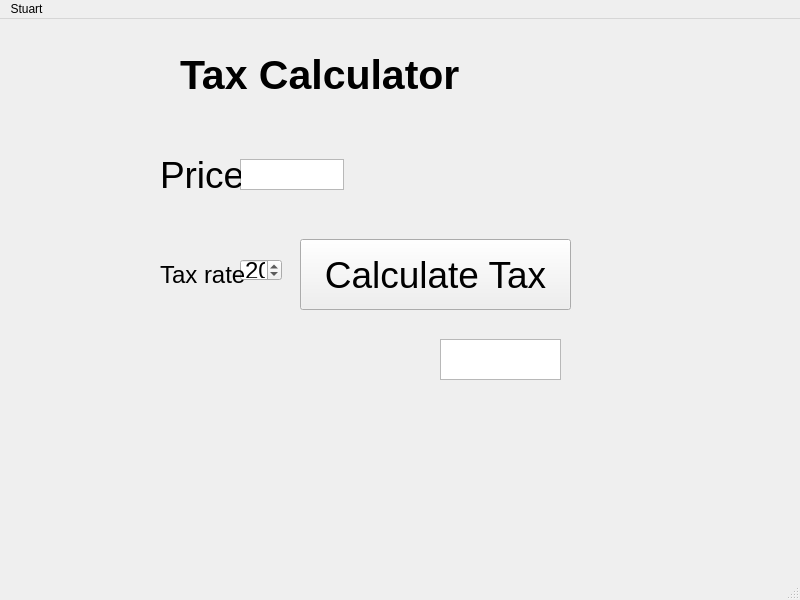
<?xml version="1.0" encoding="UTF-8"?>
<ui version="4.0">
 <class>MainWindow</class>
 <widget class="QMainWindow" name="MainWindow">
  <property name="geometry">
   <rect>
    <x>0</x>
    <y>0</y>
    <width>800</width>
    <height>600</height>
   </rect>
  </property>
  <property name="windowTitle">
   <string>MainWindow</string>
  </property>
  <widget class="QWidget" name="centralwidget">
   <widget class="QTextEdit" name="price_box">
    <property name="geometry">
     <rect>
      <x>240</x>
      <y>140</y>
      <width>104</width>
      <height>31</height>
     </rect>
    </property>
   </widget>
   <widget class="QLabel" name="label">
    <property name="geometry">
     <rect>
      <x>160</x>
      <y>140</y>
      <width>81</width>
      <height>31</height>
     </rect>
    </property>
    <property name="font">
     <font>
      <pointsize>28</pointsize>
     </font>
    </property>
    <property name="text">
     <string>Price</string>
    </property>
   </widget>
   <widget class="QSpinBox" name="tax_rate">
    <property name="geometry">
     <rect>
      <x>240</x>
      <y>240</y>
      <width>42</width>
      <height>22</height>
     </rect>
    </property>
    <property name="font">
     <font>
      <pointsize>18</pointsize>
     </font>
    </property>
    <property name="value">
     <number>20</number>
    </property>
   </widget>
   <widget class="QLabel" name="label_2">
    <property name="geometry">
     <rect>
      <x>160</x>
      <y>240</y>
      <width>91</width>
      <height>31</height>
     </rect>
    </property>
    <property name="font">
     <font>
      <pointsize>18</pointsize>
     </font>
    </property>
    <property name="text">
     <string>Tax rate</string>
    </property>
   </widget>
   <widget class="QPushButton" name="calc_tax_button">
    <property name="geometry">
     <rect>
      <x>300</x>
      <y>220</y>
      <width>271</width>
      <height>71</height>
     </rect>
    </property>
    <property name="font">
     <font>
      <pointsize>28</pointsize>
     </font>
    </property>
    <property name="text">
     <string>Calculate Tax</string>
    </property>
   </widget>
   <widget class="QTextEdit" name="results_window">
    <property name="geometry">
     <rect>
      <x>440</x>
      <y>320</y>
      <width>121</width>
      <height>41</height>
     </rect>
    </property>
    <property name="font">
     <font>
      <pointsize>18</pointsize>
     </font>
    </property>
   </widget>
   <widget class="QLabel" name="label_3">
    <property name="geometry">
     <rect>
      <x>180</x>
      <y>30</y>
      <width>341</width>
      <height>51</height>
     </rect>
    </property>
    <property name="font">
     <font>
      <pointsize>31</pointsize>
      <weight>75</weight>
      <bold>true</bold>
     </font>
    </property>
    <property name="text">
     <string>Tax Calculator</string>
    </property>
   </widget>
  </widget>
  <widget class="QMenuBar" name="menubar">
   <property name="geometry">
    <rect>
     <x>0</x>
     <y>0</y>
     <width>800</width>
     <height>22</height>
    </rect>
   </property>
   <widget class="QMenu" name="menuStuart">
    <property name="title">
     <string>Stuart</string>
    </property>
   </widget>
   <addaction name="menuStuart"/>
  </widget>
  <widget class="QStatusBar" name="statusbar"/>
 </widget>
 <resources/>
 <connections/>
</ui>
